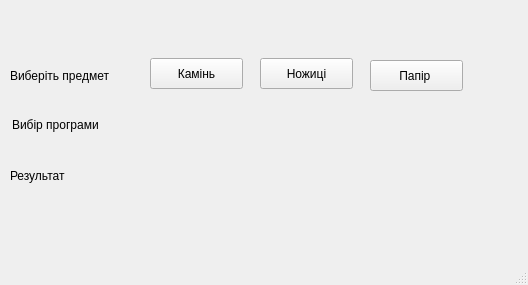
<?xml version="1.0" encoding="UTF-8"?>
<ui version="4.0">
 <class>MainWindow</class>
 <widget class="QMainWindow" name="MainWindow">
  <property name="geometry">
   <rect>
    <x>0</x>
    <y>0</y>
    <width>528</width>
    <height>285</height>
   </rect>
  </property>
  <property name="windowTitle">
   <string>MainWindow</string>
  </property>
  <widget class="QWidget" name="centralwidget">
   <widget class="QPushButton" name="pushButton">
    <property name="geometry">
     <rect>
      <x>150</x>
      <y>58</y>
      <width>93</width>
      <height>31</height>
     </rect>
    </property>
    <property name="styleSheet">
     <string notr="true"/>
    </property>
    <property name="text">
     <string>Камінь</string>
    </property>
   </widget>
   <widget class="QPushButton" name="pushButton_2">
    <property name="geometry">
     <rect>
      <x>260</x>
      <y>58</y>
      <width>93</width>
      <height>31</height>
     </rect>
    </property>
    <property name="text">
     <string>Ножиці</string>
    </property>
   </widget>
   <widget class="QPushButton" name="pushButton_3">
    <property name="geometry">
     <rect>
      <x>370</x>
      <y>60</y>
      <width>93</width>
      <height>31</height>
     </rect>
    </property>
    <property name="text">
     <string>Папір </string>
    </property>
   </widget>
   <widget class="QLabel" name="label">
    <property name="geometry">
     <rect>
      <x>10</x>
      <y>60</y>
      <width>131</width>
      <height>31</height>
     </rect>
    </property>
    <property name="styleSheet">
     <string notr="true">background-color: #ffe6e6;\n</string>
    </property>
    <property name="text">
     <string>Виберіть предмет </string>
    </property>
   </widget>
   <widget class="QLabel" name="label_2">
    <property name="geometry">
     <rect>
      <x>12</x>
      <y>109</y>
      <width>121</width>
      <height>31</height>
     </rect>
    </property>
    <property name="styleSheet">
     <string notr="true">background-color: #ffe6e6;\n</string>
    </property>
    <property name="text">
     <string>Вибір програми </string>
    </property>
   </widget>
   <widget class="QLabel" name="label_3">
    <property name="geometry">
     <rect>
      <x>10</x>
      <y>160</y>
      <width>71</width>
      <height>31</height>
     </rect>
    </property>
    <property name="styleSheet">
     <string notr="true">background-color: #ffe6e6;\n</string>
    </property>
    <property name="text">
     <string>Результат </string>
    </property>
   </widget>
   <widget class="QLabel" name="label_4">
    <property name="geometry">
     <rect>
      <x>150</x>
      <y>170</y>
      <width>131</width>
      <height>20</height>
     </rect>
    </property>
    <property name="text">
     <string/>
    </property>
   </widget>
   <widget class="QLabel" name="label_5">
    <property name="geometry">
     <rect>
      <x>150</x>
      <y>120</y>
      <width>91</width>
      <height>20</height>
     </rect>
    </property>
    <property name="text">
     <string/>
    </property>
   </widget>
  </widget>
  <widget class="QMenuBar" name="menubar">
   <property name="geometry">
    <rect>
     <x>0</x>
     <y>0</y>
     <width>528</width>
     <height>26</height>
    </rect>
   </property>
  </widget>
  <widget class="QStatusBar" name="statusbar"/>
 </widget>
 <resources/>
 <connections/>
</ui>
